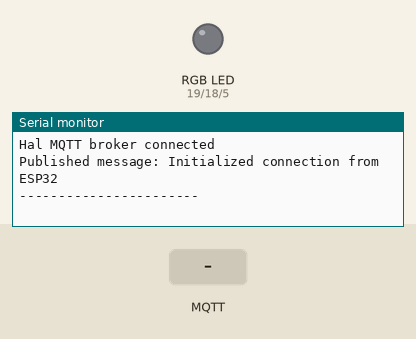
The sketch below on a simulated ESP32. On the bench: an RGB LED mixed from three pins (HIGH = lit), the last lines printed to the serial monitor. Inputs (shaded band) come from the test bench. WiFi joins after 1.5 s; servers stay silent unless stated; no MQTT or app messages arrive unless stated.

Above: at 5.2 s.
5.3 s: MQTT message "5" arrives on the first subscribed topic
At 6.5 s:
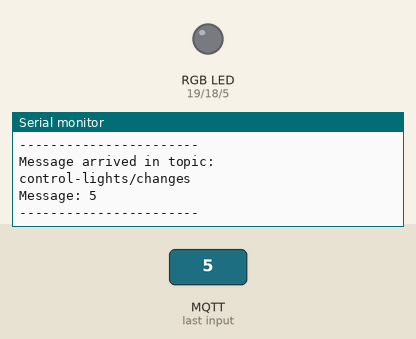
6.8 s: MQTT message "on" arrives on the first subscribed topic
At 7.9 s:
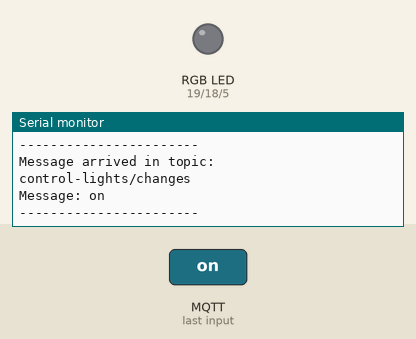
8.3 s: MQTT message "off" arrives on the first subscribed topic
At 9.1 s:
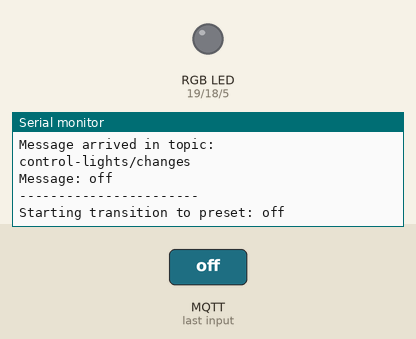

Measured:
- after the input at 5.3 s, the serial monitor: prints a new line at once (image 1)
- after the input at 6.8 s, the serial monitor: prints a new line at once (image 2)
- after the input at 8.3 s, the serial monitor: prints a new line at once (image 3)

The sketch:

LED-Control.ino
```cpp
#include <WiFi.h>
#include <PubSubClient.h>
#include <functional>
#include <map>

// WiFi
const char* ssid = "Cerebro"; // Enter your Wi-Fi name
const char* password = "Alfred da Butt-ler";  // Enter Wi-Fi password
WiFiClient espClient;

// MQTT Broker and Client
const char *mqtt_broker = "96.63.208.234";
const int mqtt_port = 1883;
const char *topic = "control-lights/changes";
PubSubClient client(espClient);

// GPIO pin initialization
const int RED_PIN = 19;
const int GREEN_PIN = 18;
const int BLUE_PIN = 5;

// Initialize colors
struct RGB {
    int red;
    int green;
    int blue;
};

const std::map<String, RGB> presets = {
  {"sunset", {255, 94, 19}},
  {"ocean", {0, 128, 255}},
  {"forest", {34, 139, 34}},
  {"lavender", {230, 230, 250}},
  {"amber", {255, 69, 0}},
  {"off", {0, 0, 0}}
};

RGB currentColor = {0, 0, 0};

void setup() {
    // Initialize the Serial Monitor
    Serial.begin(115200);
    delay(1000);

    // Set wifi module to station mode and connect to the wifi
    WiFi.mode(WIFI_STA);
    WiFi.begin(ssid, password);
    Serial.println("\nConnecting");

    // Print filler strings to indicate trying to connect
    while(WiFi.status() != WL_CONNECTED){
        Serial.println("...");
        delay(100);
    }

    // Print wifi details
    Serial.println("\nConnected to the WiFi network");
    Serial.print("Local ESP32 IP: ");
    Serial.println(WiFi.localIP());

    // Connect to mqtt broker
    client.setServer(mqtt_broker, mqtt_port);
    client.setCallback(callback); // Callback function for when a message is received.
    while (!client.connected()) {
        String client_id = "esp32-client-";
        client_id += String(WiFi.macAddress());
        Serial.printf("The client %s connects to the public MQTT broker\n", client_id.c_str());
        if (client.connect(client_id.c_str())) {
            Serial.println("Hal MQTT broker connected");
        } else {
            Serial.print("failed with state ");
            Serial.print(client.state());
            delay(2000);
        }
    }

    // Publish and subscribe to the topic
    char message[] = "Initialized connection from ESP32";
    client.publish(topic, message);
    Serial.printf("Published message: %s\n", message);
    Serial.println("-----------------------");

    pinMode(RED_PIN, OUTPUT);
    pinMode(GREEN_PIN, OUTPUT);
    pinMode(BLUE_PIN, OUTPUT);
    changeColor(currentColor, 50, 30);
    listPresets();
    client.subscribe(topic);
}

void callback(char *topic, byte *payload, unsigned int length) {
    Serial.print("Message arrived in topic: ");
    Serial.println(topic);
    Serial.print("Message: ");
    String message = "";
    for (int i = 0; i < length; i++) {
        message += (char) payload[i];
    }
    Serial.println(message);
    Serial.println("-----------------------");
    handleMessage(message);
}

void loop() {
    client.loop();
}

void listPresets() {
  client.publish(topic, "Available presets:");
  for (const auto& preset : presets) {
    client.publish(topic, (preset.first).c_str());
  }
  client.publish(topic, "Enter a preset name to start, type a hex color (e.g., 'FFAABB') to set a static color.");
}

void handleMessage(String message) {
  message.trim();

  if (isHex(message)) {
    RGB color = hexToRGB(message);
    Serial.print("Setting static color: R=");
    Serial.print(color.red);
    Serial.print(" G=");
    Serial.print(color.green);
    Serial.print(" B=");
    Serial.println(color.blue);
    changeColor(color, 50, 5);
    currentColor = color;
    return;
  }

  auto it = presets.find(message);
  if (it != presets.end()) {
    Serial.print("Starting transition to preset: ");
    Serial.println(it->first);
    changeColor(it->second, 50, 30); // 50 steps, 30ms delay per step
    return;
  }

  client.publish(topic, "Invalid input. Please enter a valid preset name or a hex color code.");
}

void setColor(RGB color) {
  analogWrite(RED_PIN, color.red);
  analogWrite(GREEN_PIN, color.green);
  analogWrite(BLUE_PIN, color.blue);
  currentColor = color;
}

void changeColor(RGB newColor, int steps, int delayTime) {
  RGB prevColor = currentColor;
  for (int i = 0; i <= steps; i++) {
    RGB tempColor;
    tempColor.red = prevColor.red + (newColor.red - prevColor.red) * i / steps;
    tempColor.green = prevColor.green + (newColor.green - prevColor.green) * i / steps;
    tempColor.blue = prevColor.blue + (newColor.blue - prevColor.blue) * i / steps;
    setColor(tempColor);
    delay(delayTime);
  }
  currentColor = newColor; // Update the current color after completing the transition
}

bool isHex(const String& str) {
  if (str.length() != 6) return false;
  for (char c : str) {
    if (!isxdigit(c)) return false;
  }
  return true;
}

RGB hexToRGB(const String& hexColor) {
  RGB color = {0, 0, 0};
  color.red = strtol(hexColor.substring(0, 2).c_str(), NULL, 16);
  color.green = strtol(hexColor.substring(2, 4).c_str(), NULL, 16);
  color.blue = strtol(hexColor.substring(4, 6).c_str(), NULL, 16);
  return color;
}
```
